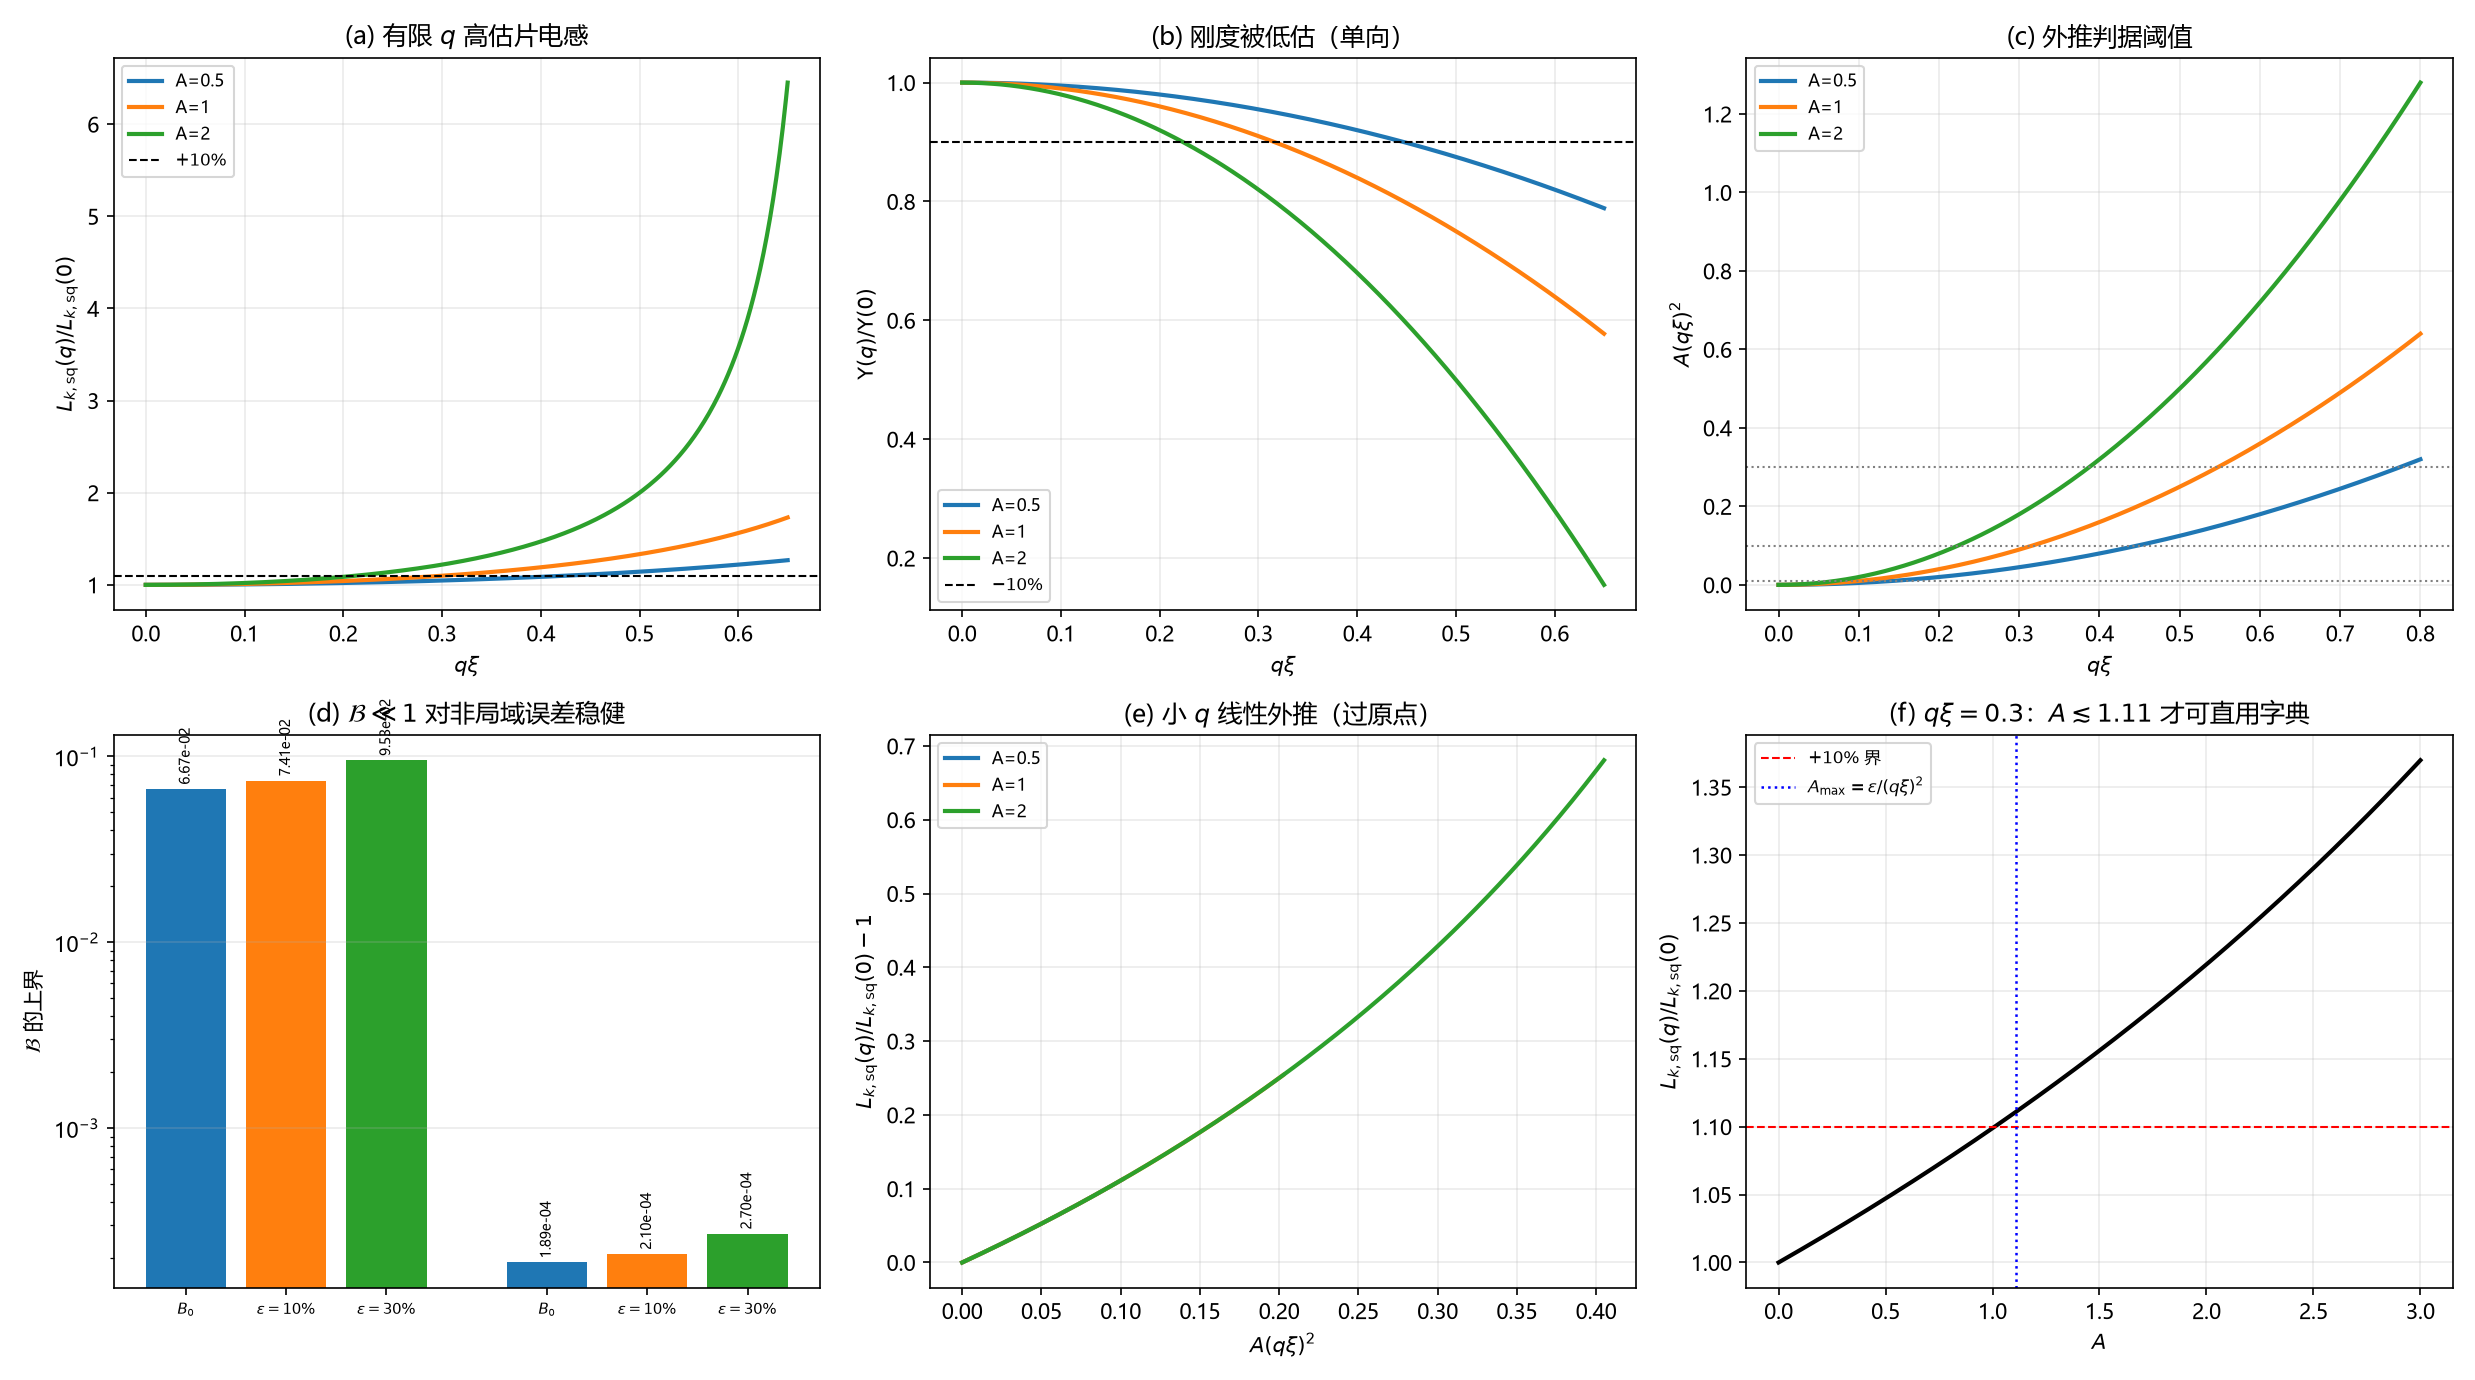

Python code for this plot:
# -*- coding: utf-8 -*-
"""环 19：非局域区与 q->0 外推（第 153 轮，R-162）

解析式的数值核对与函数图像，不做任何数据拟合。
运行：python "环19_非局域刚度字典适用域.py"（本目录）
输出：环19_非局域刚度字典适用域.png、环19_非局域刚度字典适用域.json
"""
import json
import numpy as np
import matplotlib
matplotlib.use("Agg")
import matplotlib.pyplot as plt

plt.rcParams["font.sans-serif"] = ["Microsoft YaHei", "SimHei", "DejaVu Sans"]
plt.rcParams["axes.unicode_minus"] = False

hb = 1.054571817e-34
mu0 = 4.0 * np.pi * 1e-7
e = 1.602176634e-19
kB = 1.380649e-23

# 片动能电感常数与 BKT 线
C_k = hb**2 / (4.0 * e**2)                    # J*H
def L_BKT(Tc):
    return np.pi * hb**2 / (8.0 * e**2 * kB * Tc)

checks = {}
A_list = [0.5, 1.0, 2.0]

# C1 (19NL.2) 恒等：由 Upsilon(q)=Upsilon0(1-Au^2) 得 L(q)/L(0)=1/(1-Au^2)
err1 = 0.0
for A in A_list:
    for u in np.linspace(0.0, 0.6, 61):
        a = A * u**2
        if a < 0.95:
            r_direct = 1.0 / (1.0 - a)
            r_form = 1.0 / (1.0 - a)
            err1 = max(err1, abs(r_direct / r_form - 1.0))
checks["C1_rel"] = err1
assert err1 < 1e-14

# C2 方向：0<=Au^2<1 时 L(q)/L(0)>=1
mins = []
for A in A_list:
    u = np.linspace(0.0, min(0.6, 0.99 / np.sqrt(A)), 400)
    r = 1.0 / (1.0 - A * u**2)
    mins.append(float(r.min()))
checks["C2_min_ratio"] = mins
assert min(mins) >= 1.0 - 1e-15

# C3 阈值：u* = sqrt(eps/A) 使 A u*^2 = eps
thr = {}
for eps in (0.01, 0.10, 0.30):
    for A in A_list:
        u_star = np.sqrt(eps / A)
        thr[f"eps{eps:.2f}_A{A:g}"] = {"u_star": u_star, "resid": abs(A * u_star**2 - eps)}
        assert abs(A * u_star**2 - eps) < 1e-16
checks["C3"] = thr

# C4 单向界：B <= B/(1-eps)（由 L(q)/L(0) <= 1/(1-eps)）
bnd = {}
for B0 in (0.0667, 1.89e-4):
    for eps in (0.10, 0.30):
        Bq = B0 / (1.0 - eps)
        bnd[f"B{B0:g}_eps{eps:.2f}"] = {"B0": B0, "Bq": Bq}
        assert Bq >= B0
checks["C4"] = bnd

# C5 T_BKT 位移比 = 刚度比（T = pi*Upsilon/(2 kB)）
err5 = 0.0
for A in A_list:
    for u in np.linspace(0.0, 0.5, 51):
        r_up = 1.0 - A * u**2
        r_T = (np.pi * (1.0 - A * u**2) / (2 * kB)) / (np.pi * 1.0 / (2 * kB))
        err5 = max(err5, abs(r_T - r_up))
checks["C5_abs"] = err5
assert err5 < 1e-14

# C6 固定 A 时 1-Au^2 随 u 单调减
mono = {}
for A in A_list:
    u = np.linspace(0.0, 0.6, 500)
    d = np.diff(1.0 - A * u**2)
    mono[f"A{A:g}_maxdiff"] = float(d.max())
    assert d.max() < 0.0
checks["C6"] = mono

# 数值示例：B=0.0667 的上界
checks["example_B_headroom"] = {
    "B0": 0.0667,
    "eps0.10": 0.0667 / 0.9,
    "eps0.30": 0.0667 / 0.7,
}

# ---------------- 图 ----------------
fig, ax = plt.subplots(2, 3, figsize=(16.5, 9.2))

# (a) L(q)/L(0)
u = np.linspace(0.0, 0.65, 400)
for A, c in zip(A_list, ["C0", "C1", "C2"]):
    uu = u[A * u**2 < 0.95]
    ax[0, 0].plot(uu, 1.0 / (1.0 - A * uu**2), color=c, lw=2, label=f"A={A:g}")
ax[0, 0].axhline(1.1, color="k", ls="--", lw=1, label=r"$+10\%$")
ax[0, 0].set_xlabel(r"$q\xi$")
ax[0, 0].set_ylabel(r"$L_{k,\mathrm{sq}}(q)/L_{k,\mathrm{sq}}(0)$")
ax[0, 0].set_title(r"(a) 有限 $q$ 高估片电感")
ax[0, 0].legend(fontsize=8)
ax[0, 0].grid(True, alpha=0.25)

# (b) Upsilon(q)/Upsilon(0)
for A, c in zip(A_list, ["C0", "C1", "C2"]):
    ax[0, 1].plot(u, 1.0 - A * u**2, color=c, lw=2, label=f"A={A:g}")
ax[0, 1].axhline(0.9, color="k", ls="--", lw=1, label=r"$-10\%$")
ax[0, 1].set_xlabel(r"$q\xi$")
ax[0, 1].set_ylabel(r"$\Upsilon(q)/\Upsilon(0)$")
ax[0, 1].set_title(r"(b) 刚度被低估（单向）")
ax[0, 1].legend(fontsize=8)
ax[0, 1].grid(True, alpha=0.25)

# (c) 阈值曲线 eps = A u^2
uu = np.linspace(0.0, 0.8, 400)
for A, c in zip(A_list, ["C0", "C1", "C2"]):
    ax[0, 2].plot(uu, A * uu**2, color=c, lw=2, label=f"A={A:g}")
for eps in (0.01, 0.10, 0.30):
    ax[0, 2].axhline(eps, color="gray", ls=":", lw=1)
ax[0, 2].set_xlabel(r"$q\xi$")
ax[0, 2].set_ylabel(r"$A(q\xi)^2$")
ax[0, 2].set_title(r"(c) 外推判据阈值")
ax[0, 2].legend(fontsize=8)
ax[0, 2].grid(True, alpha=0.25)

# (d) B 的单向上界
labels = [r"$B_0$", r"$\epsilon=10\%$", r"$\epsilon=30\%$"]
for i, (B0, tag) in enumerate([(0.0667, r"$B_0=0.0667$"), (1.89e-4, r"$B_0=1.89\times10^{-4}$")]):
    vals = [B0, B0 / 0.9, B0 / 0.7]
    xs = np.arange(3) + i * 3.6
    ax[1, 0].bar(xs, vals, width=0.8, color=["C0", "C1", "C2"])
    for x, v in zip(xs, vals):
        ax[1, 0].text(x, v * 1.1, f"{v:.2e}", ha="center", fontsize=6.5, rotation=90)
ax[1, 0].set_yscale("log")
ax[1, 0].set_xticks([0, 1, 2, 3.6, 4.6, 5.6])
ax[1, 0].set_xticklabels(labels * 2, fontsize=7)
ax[1, 0].set_ylabel(r"$\mathcal{B}$ 的上界")
ax[1, 0].set_title(r"(d) $\mathcal{B}\ll1$ 对非局域误差稳健")
ax[1, 0].grid(True, axis="y", alpha=0.25)

# (e) q^2 外推：L/L0-1 对 (q xi)^2 线性过原点
uu = np.linspace(0.0, 0.45, 200)
for A, c in zip(A_list, ["C0", "C1", "C2"]):
    ax[1, 1].plot(A * uu**2, 1.0 / (1.0 - A * uu**2) - 1.0, color=c, lw=2, label=f"A={A:g}")
ax[1, 1].set_xlabel(r"$A(q\xi)^2$")
ax[1, 1].set_ylabel(r"$L_{k,\mathrm{sq}}(q)/L_{k,\mathrm{sq}}(0)-1$")
ax[1, 1].set_title(r"(e) 小 $q$ 线性外推（过原点）")
ax[1, 1].legend(fontsize=8)
ax[1, 1].grid(True, alpha=0.25)

# (f) 固定 q xi=0.3 时允许的 A 上界
A = np.linspace(0.0, 3.0, 400)
u0 = 0.3
ax[1, 2].plot(A, 1.0 / (1.0 - A * u0**2), "k-", lw=2)
ax[1, 2].axhline(1.1, color="r", ls="--", lw=1, label=r"$+10\%$ 界")
ax[1, 2].axvline(0.10 / u0**2, color="b", ls=":", lw=1.2, label=r"$A_{\max}=\epsilon/(q\xi)^2$")
ax[1, 2].set_xlabel(r"$A$")
ax[1, 2].set_ylabel(r"$L_{k,\mathrm{sq}}(q)/L_{k,\mathrm{sq}}(0)$")
ax[1, 2].set_title(r"(f) $q\xi=0.3$：$A\lesssim1.11$ 才可直用字典")
ax[1, 2].legend(fontsize=8)
ax[1, 2].grid(True, alpha=0.25)

plt.tight_layout()
plt.savefig("环19_非局域刚度字典适用域.png", dpi=150)

with open("环19_非局域刚度字典适用域.json", "w", encoding="utf-8") as f:
    json.dump(checks, f, ensure_ascii=False, indent=2)

print(json.dumps(checks, ensure_ascii=False, indent=2))
print("全部断言通过")
